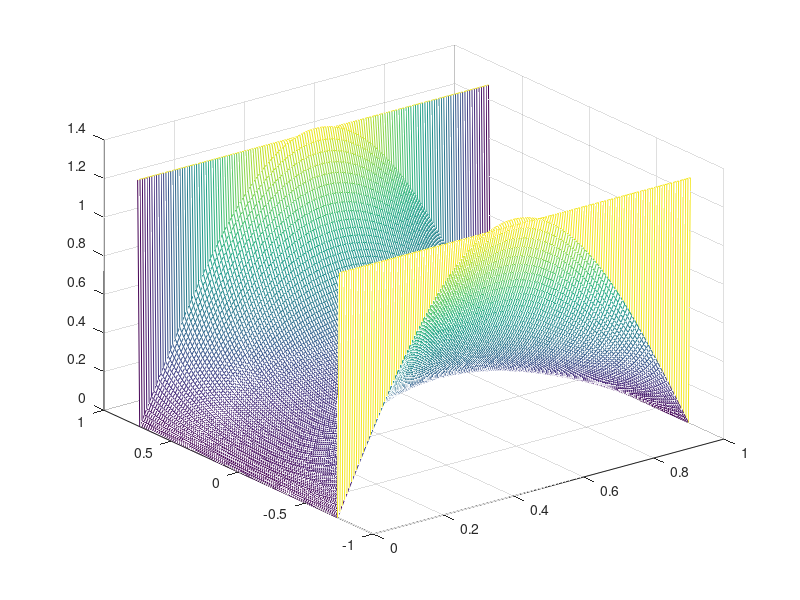

This chart was generated by the following MATLAB code:
clearvars

nx = 100;
ny = nx*3/2;
a = 1;
b = 1.5;
numSims = 21;
V0 = 1;
V = zeros(nx,ny);
Vp = zeros(nx,ny);
V(nx,:) = V0;
V(1,:) = V0;
X = linspace(-b/2,b/2,nx);
Y = linspace(0,a,ny);

for n = 1:2:numSims 
    for i = 1:nx
        for j = 1:ny
            if X(i) == -b/2
                V(i,j) = 1;
            elseif X(i) == b/2
                V(i,j) = 1;
            elseif Y(j) == 0
                V(i,j) = 0;
            elseif Y(j) == a
                V(i,j) = 0;
            else
                V(i,j) = (1/n) * (cosh(n*pi*X(i)/a) / cosh(n*pi*b/a)) * sin(n*pi*Y(j)/a) + Vp(i,j);
            end
        end 
    end
    V = (4*V0/pi).*V;
    Vp = V;
    pause(0.0000001);
    figure(1);
    mesh(Y,X,V);
end
